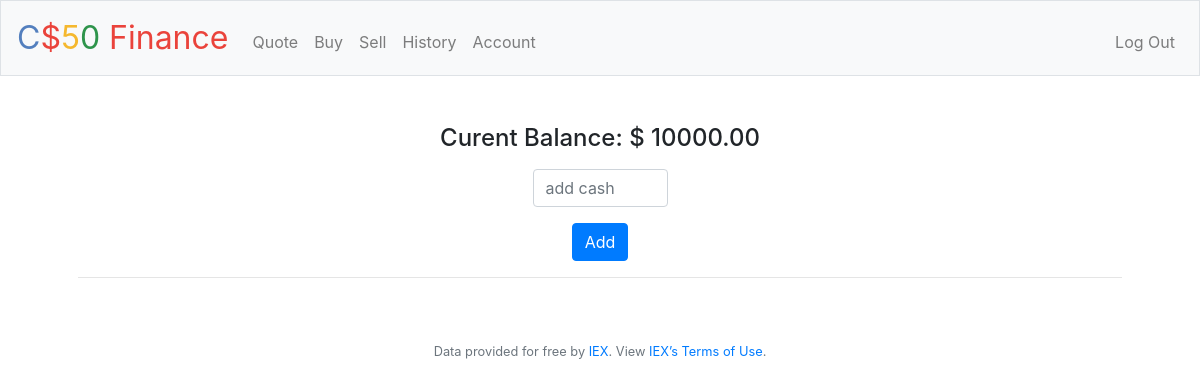
Page /account (signed in) on the earlier database version.
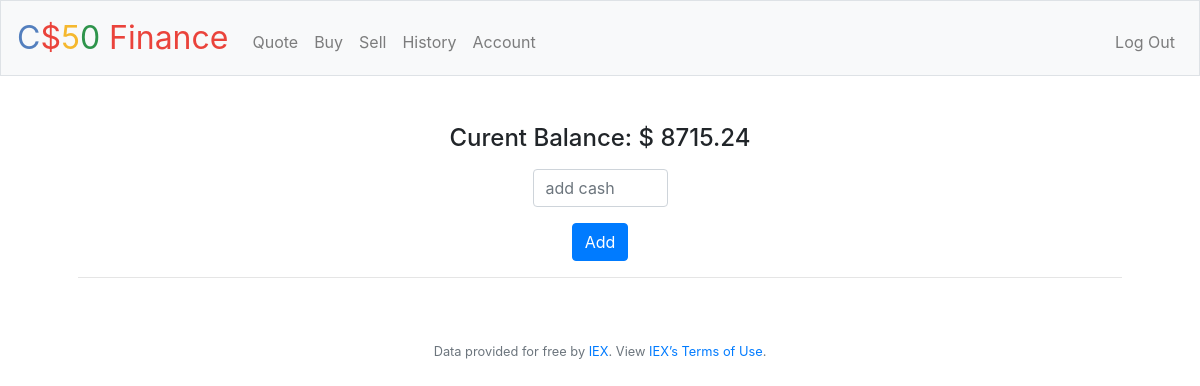
Same page on the later database version.
### tables this page shows
CREATE TABLE users (id INTEGER, username TEXT NOT NULL, hash TEXT NOT NULL, cash NUMERIC NOT NULL DEFAULT 10000.00, PRIMARY KEY(id));

### application.py (the view, shortened to what this page needs)
@app.route("/account", methods=["GET", "POST"])
@login_required
def account():
    cash = db.execute("SELECT cash FROM users WHERE id=?", session.get("user_id"))
    return render_template("account.html", cash=cash[0]["cash"])

### application.py (called while the page is built)
@app.after_request
def after_request(response):
    response.headers["Cache-Control"] = "no-cache, no-store, must-revalidate"
    response.headers["Expires"] = 0
    response.headers["Pragma"] = "no-cache"
    return response

### helpers.py (called while the page is built)
def login_required(f):
    @wraps(f)
    def decorated_function(*args, **kwargs):
        if session.get("user_id") is None:
            return redirect("/login")
        return f(*args, **kwargs)
    return decorated_function

### templates/account.html (shortened to what this page needs)
{% extends "layout.html" %}
{% block main %}
    <form action="/account" method="post">
        <div class="form-group">
            <h4>Curent Balance: $ {{ "%.2f" |format(cash) }}</h4>
        </div>
        <div class="form-group">
            <input id="add-number" autocomplete="off" class="form-control"
                   name="cash" placeholder="add cash" type="number" min="1000" max="10000">
        </div>
        <button id="cash-button" class="btn btn-primary" type="submit">Add</button>
    </form>
    <hr>
{% endblock %}>

Differences in the rows shown:
changed users: cash "10000.00" → "8715.24"
